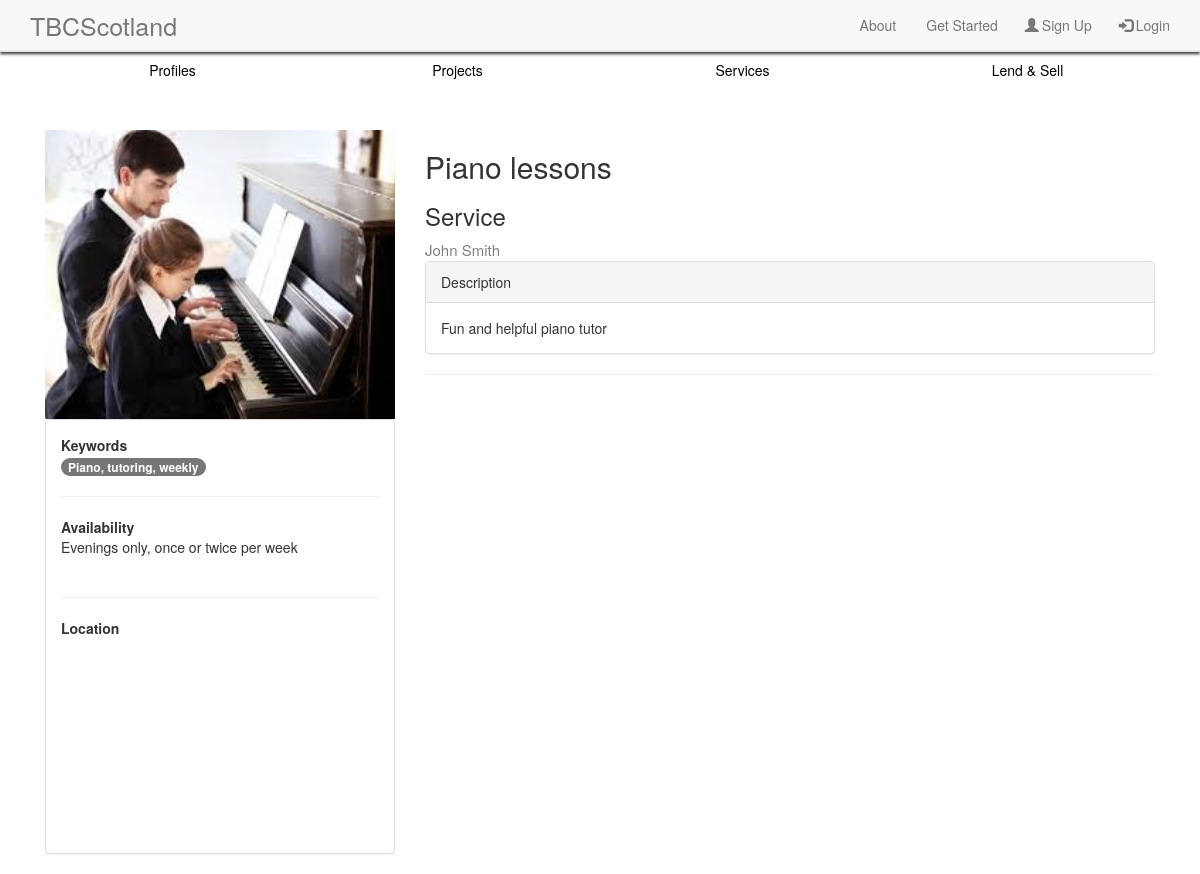
The page /tbc/services/piano-lessons/ on the database its author committed.
### tbc/models.py (models this page shows, shortened)
class Service(models.Model):
    profile = models.ForeignKey(Profile)
    title = models.CharField(max_length=128)
    description = models.TextField()
    views = models.IntegerField(default=0)
    slug = models.SlugField(unique=True)
    image = models.ImageField(upload_to='Service_images', default='default_profile.jpg')
    price = models.CharField(max_length=128)
    availability = models.CharField(max_length=128)
    keywords = models.TextField()
    location = models.CharField(max_length=128)

class Profile(models.Model):
    user = models.OneToOneField(User, blank=True)
    firstname = models.CharField(max_length=128, blank=True)
    lastname = models.CharField(max_length=128, blank=True)
    username = models.CharField(max_length=128, unique=True)
    profession = models.CharField(max_length=128, blank=True)
    image = models.ImageField(upload_to='profile_images', default='default_profile.jpg')
    skills = models.TextField(blank=True)
    education = models.TextField(blank=True)
    aboutme = models.TextField(blank=True)
    slug = models.SlugField(unique=True)
    views = models.IntegerField(default=0)
    location = models.CharField(max_length=128, blank=True)
    def __str__(self):
        return self.username

### tbc/views.py (the view, shortened to what this page needs)
# urls.py: url(r'^services/(?P<service_name_slug>[\w\-]+)/$', views.show_service, name='show_service'),
def show_service(request, service_name_slug):
    context_dict = {}
    try:
        service = Service.objects.get(slug=service_name_slug)
        comments = Comments.objects.filter(service=service)
        profile = Profile.objects.get(username=service.profile)
        context_dict['comments'] = comments
        context_dict['service_ad'] = service
        context_dict['comment_form'] = CommentsForm()
        context_dict['profile'] = profile
    except Service.DoesNotExist:
        context_dict['service_ad'] = None
    return render(request, 'tbc/servicead.html', context_dict)

### templates/tbc/servicead.html (shortened to what this page needs)
{% extends 'tbc/base.html' %}
{% load staticfiles %}
{% block body_block %}
<div class="container container_body">
            <div class="col-xs-4">
                    {% if service_ad.image %}
                        <div>
                            <img src="{{ service_ad.image.url }}" width="100%">
                        </div>
                    {% endif %}
                    <div class="panel panel-default">
                        <div class="panel-body">
                            <strong>Keywords</strong>
                            <br>
                            {% if service_ad.keywords %}
                            <span class="badge badge-secondary">{{ service_ad.keywords }}</span>
                            {% else %}
                            <div>User {{ service_ad.profile }} has not added in their 'Keywords' section yet!</div>
                            {% endif %}
                            <br>
                            <hr class="style1">
                            <strong>Availability</strong>
                            {% if service_ad.availability %}
                                <div>{{ service_ad.availability }}</div>
                            {% else %}
                                <div>User {{ service_ad.profile }} has not added in their 'Availability' section yet!</div>
                            {% endif %}
                            <br>
                            <hr class="style1">
                            <strong>Location</strong>
                            <div id="googleMap" style="width:100%;height:200px;">
                            </div>
                        </div>
                    </div>
                </div>
                <div class="col-xs-8">
                    <div>
                            <h2>{{ service_ad.title }}</h2>
                            <h3>Service</h3>
                            {% if profile.firstname and profile.lastname %}
                            <a href="{% url 'show_profile' profile.slug %}"><div class="ad_author">{{ profile.firstname }} {{ profile.lastname }}</div></a>
                            {% else %}
                            <a href="{% url 'show_profile' profile.slug %}"><div class="ad_author">{{ profile.username }}</div></a>
                            {% endif %}
                    </div>
                        <div class="panel panel-default">
                                <div class="panel-heading">Description</div>
                                <div class="panel-body">
                                    {% if service_ad.description %}
                                            <div>{{ service_ad.description }}</div>
                                        {% else %}
                                            <div>User {{ service_ad.profile }} has not added in their 'Description' section yet!</div>
                                    {% endif %}
                                </div>
                            </div>
        <hr>
</div>
</div>
{% endblock %}

### static/css/cssmain.css (style rules this page uses)
.container_body { margin-top: 50px; }
body { background-color: white; }
.ad_author { color: grey; font-size: 15px; }

### rows shown on the page
Service: image (picture), keywords "Piano, tutoring, weekly", availability "Evenings only, once or twice per week", title "Piano lessons", description "Fun and helpful piano tutor"
Profile: firstname "John", lastname "Smith"
